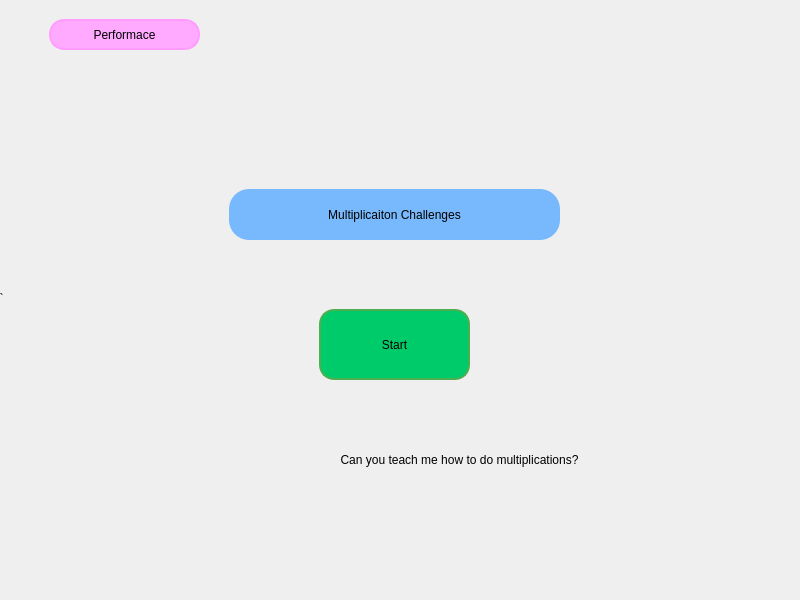
<?xml version="1.0" encoding="UTF-8"?>
<ui version="4.0">
 <class>Form</class>
 <widget class="QWidget" name="Form">
  <property name="geometry">
   <rect>
    <x>0</x>
    <y>0</y>
    <width>800</width>
    <height>600</height>
   </rect>
  </property>
  <property name="minimumSize">
   <size>
    <width>0</width>
    <height>0</height>
   </size>
  </property>
  <property name="maximumSize">
   <size>
    <width>800</width>
    <height>600</height>
   </size>
  </property>
  <property name="windowTitle">
   <string>Form</string>
  </property>
  <widget class="QWidget" name="widget" native="true">
   <property name="geometry">
    <rect>
     <x>-1</x>
     <y>-1</y>
     <width>800</width>
     <height>600</height>
    </rect>
   </property>
   <property name="minimumSize">
    <size>
     <width>800</width>
     <height>600</height>
    </size>
   </property>
   <property name="maximumSize">
    <size>
     <width>800</width>
     <height>600</height>
    </size>
   </property>
   <property name="styleSheet">
    <string notr="true"/>
   </property>
   <widget class="QLabel" name="label">
    <property name="geometry">
     <rect>
      <x>-6</x>
      <y>0</y>
      <width>800</width>
      <height>600</height>
     </rect>
    </property>
    <property name="minimumSize">
     <size>
      <width>800</width>
      <height>600</height>
     </size>
    </property>
    <property name="maximumSize">
     <size>
      <width>800</width>
      <height>600</height>
     </size>
    </property>
    <property name="styleSheet">
     <string notr="true">border-image: url(:/image/background.jpg)</string>
    </property>
    <property name="text">
     <string>1`</string>
    </property>
   </widget>
   <widget class="QLabel" name="label_2">
    <property name="geometry">
     <rect>
      <x>230</x>
      <y>190</y>
      <width>331</width>
      <height>51</height>
     </rect>
    </property>
    <property name="layoutDirection">
     <enum>Qt::LeftToRight</enum>
    </property>
    <property name="styleSheet">
     <string notr="true">font: 16pt &quot;Cooper Black&quot;;
background-color: rgb(85, 170, 255, 200);
border-radius: 20px;</string>
    </property>
    <property name="text">
     <string>Multiplicaiton Challenges</string>
    </property>
    <property name="alignment">
     <set>Qt::AlignCenter</set>
    </property>
   </widget>
   <widget class="QPushButton" name="pushButton">
    <property name="geometry">
     <rect>
      <x>320</x>
      <y>310</y>
      <width>151</width>
      <height>71</height>
     </rect>
    </property>
    <property name="styleSheet">
     <string notr="true">.QPushButton{
background-color: rgb(0, 203, 106);
font: 18pt &quot;Cooper Black&quot;;
border-radius: 15px;
color: black; 
border: 2px solid #4CAF50;
}

.QPushButton:hover {
  background-color: #4CAF50;
  color: white;
}</string>
    </property>
    <property name="text">
     <string>Start</string>
    </property>
   </widget>
   <widget class="QLabel" name="label_3">
    <property name="geometry">
     <rect>
      <x>510</x>
      <y>440</y>
      <width>201</width>
      <height>141</height>
     </rect>
    </property>
    <property name="styleSheet">
     <string notr="true">border-image: url(:/image_2/bear.png)</string>
    </property>
    <property name="text">
     <string/>
    </property>
   </widget>
   <widget class="QLabel" name="label_4">
    <property name="geometry">
     <rect>
      <x>260</x>
      <y>440</y>
      <width>401</width>
      <height>41</height>
     </rect>
    </property>
    <property name="layoutDirection">
     <enum>Qt::LeftToRight</enum>
    </property>
    <property name="styleSheet">
     <string notr="true">font: 75 8pt &quot;Segoe Print&quot;;</string>
    </property>
    <property name="text">
     <string>Can you teach me how to do multiplications?</string>
    </property>
    <property name="alignment">
     <set>Qt::AlignCenter</set>
    </property>
   </widget>
   <widget class="QPushButton" name="pushButton_2">
    <property name="geometry">
     <rect>
      <x>50</x>
      <y>20</y>
      <width>151</width>
      <height>31</height>
     </rect>
    </property>
    <property name="styleSheet">
     <string notr="true">.QPushButton{
background-color: rgb(255, 170, 255);
font: 16pt &quot;Cooper Black&quot;;
border-radius: 15px;
color: black; 
border: 2px solid rgb(255, 156, 254);
}

.QPushButton:hover {
  background-color:rgb(255, 114, 255);
  color: white;
}</string>
    </property>
    <property name="text">
     <string>Performace</string>
    </property>
   </widget>
  </widget>
 </widget>
 <resources>
  <include location="res.qrc"/>
 </resources>
 <connections/>
</ui>
